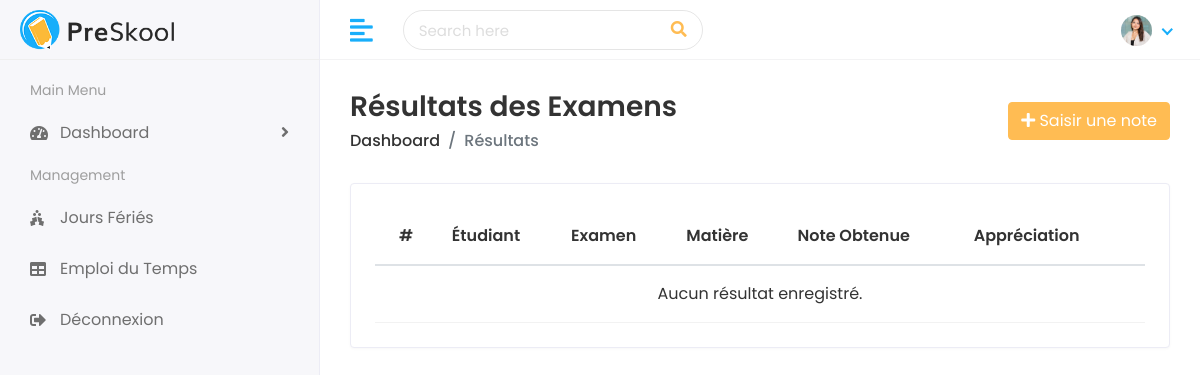
Before: /results/ with the older database file.
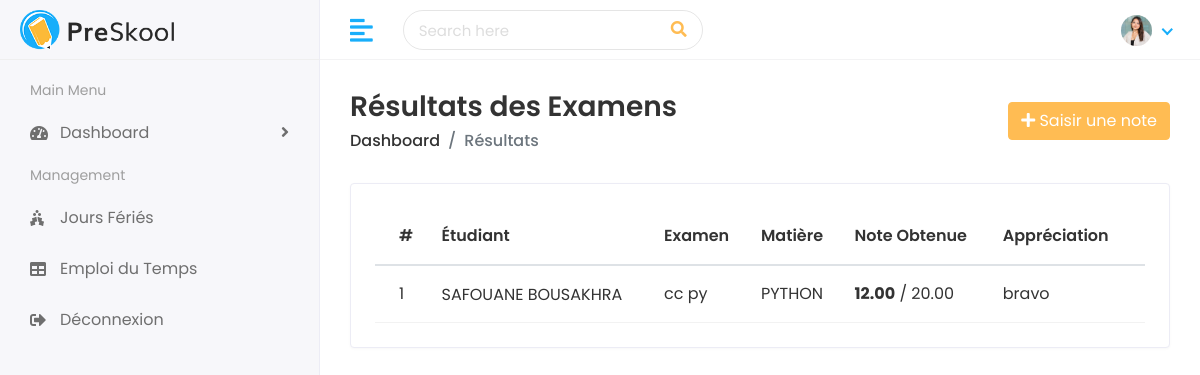
After: the same page with the newer database file.
### faculty/models.py (models this page shows, shortened)
class ExamResult(models.Model):
    exam = models.ForeignKey(Exam, on_delete=models.CASCADE, verbose_name="Examen")
    student = models.ForeignKey('student.Student', on_delete=models.CASCADE, verbose_name="Étudiant")
    marks_obtained = models.DecimalField(max_digits=5, decimal_places=2, verbose_name="Note obtenue")
    total_marks = models.DecimalField(max_digits=5, decimal_places=2, default=20.00, verbose_name="Note sur (ex: 20)")
    comments = models.TextField(blank=True, null=True, verbose_name="Appréciation")

class Exam(models.Model):
    exam_name = models.CharField(max_length=100, verbose_name="Nom de l'examen (ex: Contrôle Continu 1)")
    subject = models.ForeignKey(Subject, on_delete=models.CASCADE, verbose_name="Matière")
    exam_date = models.DateField(verbose_name="Date de l'examen")
    start_time = models.TimeField(verbose_name="Heure de début")
    end_time = models.TimeField(verbose_name="Heure de fin")

class Subject(models.Model):
    name = models.CharField(max_length=100, verbose_name="Nom de la matière")
    code = models.CharField(max_length=20, unique=True, verbose_name="Code")
    description = models.TextField(blank=True, null=True, verbose_name="Description")
    department = models.ForeignKey(
        Department,
        on_delete=models.SET_NULL,
        null=True,
        blank=True,
        related_name='subjects',
        verbose_name="Département"
    )
    teacher = models.ForeignKey(
        Teacher,
        on_delete=models.SET_NULL,
        null=True,
        blank=True,
        related_name='subjects',
        verbose_name="Enseignant"
    )

### student/models.py (models this page shows, shortened)
class Student(models.Model):
    first_name = models.CharField(max_length=100)
    last_name = models.CharField(max_length=100)
    student_id = models.CharField(max_length=20)
    gender = models.CharField(max_length=10, choices=[('Male', 'Male'), ('Female', 'Female')])
    date_of_birth = models.DateField()
    student_class = models.CharField(max_length=50)
    joining_date = models.DateField()
    mobile_number = models.CharField(max_length=15)
    admission_number = models.CharField(max_length=20)
    section = models.CharField(max_length=10)
    student_image = models.ImageField(upload_to='students/', blank=True)
    parent = models.OneToOneField(Parent, on_delete=models.CASCADE)

### faculty/views.py (the view)
# urls.py: path('results/', views.result_list, name='result_list'),
def result_list(request):
    results = ExamResult.objects.select_related('exam', 'student').all()
    return render(request, 'exams/result_list.html', {'results': results})

### templates/exams/result_list.html (shortened to what this page needs)
{% extends 'Home/base.html' %}
{% load static %}
{% block body %}
<div class="page-wrapper">
  <div class="content container-fluid">
    <div class="page-header">
      <div class="row align-items-center">
        <div class="col">
          <h3 class="page-title">Résultats des Examens</h3>
          <ul class="breadcrumb">
            <li class="breadcrumb-item"><a href="/dashboard/">Dashboard</a></li>
            <li class="breadcrumb-item active">Résultats</li>
          </ul>
        </div>
        <div class="col-auto text-right float-right ml-auto">
          <a href="{% url 'add_result' %}" class="btn btn-primary">
            <i class="fas fa-plus"></i> Saisir une note
          </a>
        </div>
      </div>
    </div>
    <div class="row">
      <div class="col-sm-12">
        <div class="card card-table">
          <div class="card-body">
            <div class="table-responsive">
              <table class="table table-hover table-center mb-0 datatable">
                <thead>
                  <tr>
                    <th>#</th>
                    <th>Étudiant</th>
                    <th>Examen</th>
                    <th>Matière</th>
                    <th>Note Obtenue</th>
                    <th>Appréciation</th>
                  </tr>
                </thead>
                <tbody>
                  {% for result in results %}
                  <tr>
                    <td>{{ forloop.counter }}</td>
                    <td>
                      <h2 class="table-avatar">
                        <a href="#">{{ result.student.first_name }} {{ result.student.last_name }}</a>
                      </h2>
                    </td>
                    <td>{{ result.exam.exam_name }}</td>
                    <td>{{ result.exam.subject.name }}</td>
                    <td>
                      <strong>{{ result.marks_obtained }}</strong> / {{ result.total_marks }}
                    </td>
                    <td>{{ result.comments|default:"-" }}</td>
                  </tr>
                  {% empty %}
                  <tr><td colspan="6" class="text-center">Aucun résultat enregistré.</td></tr>
                  {% endfor %}
                </tbody>
              </table>
            </div>
          </div>
        </div>
      </div>
    </div>
  </div>
</div>
{% endblock %}

Changed rows visible on the page:
added ExamResult: student.first_name "SAFOUANE", student.last_name "BOUSAKHRA", exam.exam_name "cc py", exam.subject.name "PYTHON", marks_obtained "12.00", total_marks "20.00", comments "bravo"
Other visible differences:
text no longer shown: "Aucun résultat enregistré."
